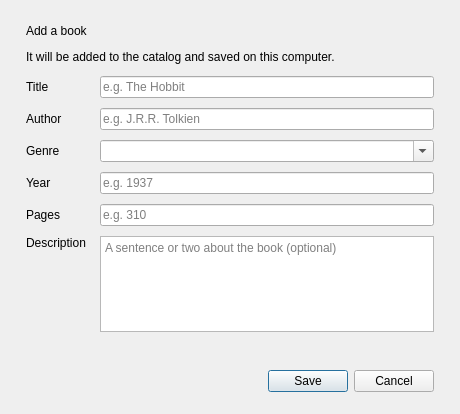
<?xml version="1.0" encoding="UTF-8"?>
<ui version="4.0">
 <class>AddBookDialog</class>
 <widget class="QDialog" name="AddBookDialog">
  <property name="windowTitle">
   <string>Add a book</string>
  </property>
  <property name="modal">
   <bool>true</bool>
  </property>
  <property name="minimumSize">
   <size>
    <width>460</width>
    <height>0</height>
   </size>
  </property>
  <layout class="QVBoxLayout" name="dialogLayout">
   <property name="spacing">
    <number>12</number>
   </property>
   <property name="leftMargin">
    <number>26</number>
   </property>
   <property name="topMargin">
    <number>24</number>
   </property>
   <property name="rightMargin">
    <number>26</number>
   </property>
   <property name="bottomMargin">
    <number>22</number>
   </property>
   <item>
    <widget class="QLabel" name="headingLabel">
     <property name="text">
      <string>Add a book</string>
     </property>
     <property name="role" stdset="0">
      <string>pageTitle</string>
     </property>
    </widget>
   </item>
   <item>
    <widget class="QLabel" name="introLabel">
     <property name="text">
      <string>It will be added to the catalog and saved on this computer.</string>
     </property>
     <property name="role" stdset="0">
      <string>pageSubtitle</string>
     </property>
    </widget>
   </item>
   <item>
    <layout class="QFormLayout" name="formLayout">
     <property name="horizontalSpacing">
      <number>14</number>
     </property>
     <property name="verticalSpacing">
      <number>10</number>
     </property>
     <item row="0" column="0">
      <widget class="QLabel" name="titleCaption">
       <property name="text">
        <string>Title</string>
       </property>
      </widget>
     </item>
     <item row="0" column="1">
      <widget class="QLineEdit" name="titleEdit">
       <property name="placeholderText">
        <string>e.g. The Hobbit</string>
       </property>
      </widget>
     </item>
     <item row="1" column="0">
      <widget class="QLabel" name="authorCaption">
       <property name="text">
        <string>Author</string>
       </property>
      </widget>
     </item>
     <item row="1" column="1">
      <widget class="QLineEdit" name="authorEdit">
       <property name="placeholderText">
        <string>e.g. J.R.R. Tolkien</string>
       </property>
      </widget>
     </item>
     <item row="2" column="0">
      <widget class="QLabel" name="genreCaption">
       <property name="text">
        <string>Genre</string>
       </property>
      </widget>
     </item>
     <item row="2" column="1">
      <widget class="QComboBox" name="genreCombo">
       <property name="editable">
        <bool>true</bool>
       </property>
       <property name="insertPolicy">
        <enum>QComboBox::NoInsert</enum>
       </property>
      </widget>
     </item>
     <item row="3" column="0">
      <widget class="QLabel" name="yearCaption">
       <property name="text">
        <string>Year</string>
       </property>
      </widget>
     </item>
     <item row="3" column="1">
      <widget class="QLineEdit" name="yearEdit">
       <property name="placeholderText">
        <string>e.g. 1937</string>
       </property>
       <property name="maxLength">
        <number>4</number>
       </property>
      </widget>
     </item>
     <item row="4" column="0">
      <widget class="QLabel" name="pagesCaption">
       <property name="text">
        <string>Pages</string>
       </property>
      </widget>
     </item>
     <item row="4" column="1">
      <widget class="QLineEdit" name="pagesEdit">
       <property name="placeholderText">
        <string>e.g. 310</string>
       </property>
       <property name="maxLength">
        <number>5</number>
       </property>
      </widget>
     </item>
     <item row="5" column="0">
      <widget class="QLabel" name="descCaption">
       <property name="text">
        <string>Description</string>
       </property>
       <property name="alignment">
        <set>Qt::AlignLeading|Qt::AlignLeft|Qt::AlignTop</set>
       </property>
      </widget>
     </item>
     <item row="5" column="1">
      <widget class="QPlainTextEdit" name="descriptionEdit">
       <property name="maximumSize">
        <size>
         <width>16777215</width>
         <height>96</height>
        </size>
       </property>
       <property name="placeholderText">
        <string>A sentence or two about the book (optional)</string>
       </property>
      </widget>
     </item>
    </layout>
   </item>
   <item>
    <widget class="QLabel" name="errorLabel">
     <property name="visible">
      <bool>false</bool>
     </property>
     <property name="wordWrap">
      <bool>true</bool>
     </property>
     <property name="role" stdset="0">
      <string>error</string>
     </property>
    </widget>
   </item>
   <item>
    <widget class="QDialogButtonBox" name="buttonBox">
     <property name="standardButtons">
      <set>QDialogButtonBox::Cancel|QDialogButtonBox::Save</set>
     </property>
    </widget>
   </item>
  </layout>
 </widget>
 <resources/>
 <connections>
  <connection>
   <sender>buttonBox</sender>
   <signal>accepted()</signal>
   <receiver>AddBookDialog</receiver>
   <slot>accept()</slot>
  </connection>
  <connection>
   <sender>buttonBox</sender>
   <signal>rejected()</signal>
   <receiver>AddBookDialog</receiver>
   <slot>reject()</slot>
  </connection>
 </connections>
</ui>
